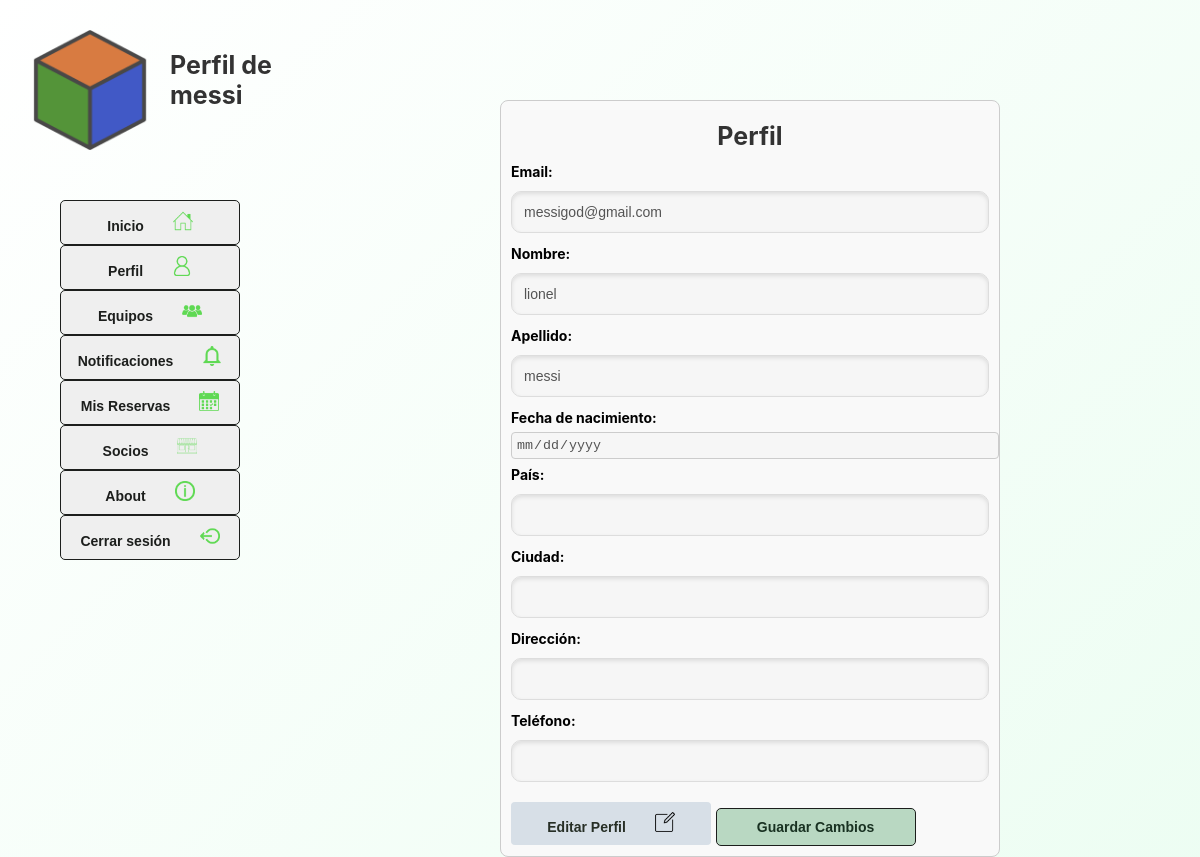
Screenshot of /profile/ (signed in) with the database file from the repository.
### users/models.py (models this page shows, shortened)
class User(AbstractBaseUser, PermissionsMixin):
    email = models.EmailField(unique=True)
    is_active = models.BooleanField(default=True)
    is_staff = models.BooleanField(default=False)
    """Avoid multiple users models creations for each role, simplyfing code mantenance differentiating
    users behavior and autorization."""
    ROLES = (
        ("Customer", "Customer"),
        ("Provider", "Provider"),
    )
    email = models.EmailField(unique=True, max_length=255, verbose_name="email")
    username = models.CharField(unique=True, max_length=150, verbose_name="username")
    password = models.CharField(max_length=128, verbose_name="password")
    first_name = models.CharField(max_length=50, verbose_name="first name")
    last_name = models.CharField(max_length=50, verbose_name="last name")
    birthdate = models.DateField(blank=True, null=True, verbose_name="birthdate")
    country = models.CharField(max_length=50, blank=True, null=True)
    city = models.CharField(max_length=50, verbose_name="city")
    postal_code = models.CharField(max_length=20, blank=True, null=True, verbose_name="postal code")
    address = models.TextField(blank=True, null=True, verbose_name="address")
    phone_number = models.CharField(max_length=15, blank=True, null=True, verbose_name="phone number")
    role = models.CharField(max_length=10, choices=ROLES, default="Customer")
    created_at = models.DateTimeField(default=now)
    updated_at = models.DateTimeField(auto_now=True)
    deleted_at = models.DateTimeField(blank=True, null=True)
    is_active = models.BooleanField(default=True)
    is_staff = models.BooleanField(default=False)
    is_superuser = models.BooleanField(default=False)
    objects = UserManager()
    USERNAME_FIELD = "username"
    REQUIRED_FIELDS = ["email", "first_name", "last_name"]

### users/views.py (the view, shortened to what this page needs)
# urls.py: path('profile/', ProfileTemplateView.as_view(), name='profile'),
@method_decorator(login_required, name='dispatch')
class ProfileTemplateView(View):
    template_name = 'profile.html'
    def get(self, request):
        form = ProfileForm(instance=request.user)
        return render(request, self.template_name, {'form': form})

### users/forms.py
class ProfileForm(forms.ModelForm):
    class Meta:
        model=User
        fields=['address', 'birthdate', 'city', 'country', 'email', 'first_name', 'last_name', 'phone_number', 'postal_code']

### users/templates/profile.html (shortened to what this page needs)
<!DOCTYPE html>
<html lang="en">
<head>
    {% load static %}
    {% load crispy_forms_tags %}
    <link rel="stylesheet" href="{% static 'css/styles.css' %}">
</head>
    <div class="index-top">
        <div class="logo-img">
            <img src="{% static 'components/logo2.png' %}">
        </div>
        <div class="titles-txt">
            <h1>Perfil de {{ user.username }}</h1>
        </div>
    </div>
    <div class="dashboard">
        <nav class="nav">
        <form action="{% url 'home' %}" method="post">
            <button type="submit">
                Inicio
                <img src="{% static 'components/home.png' %}" alt="Inicio" class="home-icon">
            </button>
        </form>
        <form action="{% url 'profile' %}" method="post">
            <button type="submit">
                Perfil
                <img src="{% static 'components/profile.png' %}" alt="Perfil" class="profile-icon">
            </button>
        </form>
        <form action="{% url 'teams' %}" method="post">
            <button type="submit">
                Equipos
                <img src="{% static 'components/teams.png' %}" alt="Equipos" class="teams-icon">
            </button>
        </form>
        <form action="{% url 'notifications' %}" method="post">
            <button type="submit">
                Notificaciones
                <img src="{% static 'components/notifications.png' %}" alt="Notificaciones" class="notifications-icon">
            </button>
        </form>
        <form action="{% url 'mybookings' %}" method="post">
            <button type="submit">
                Mis Reservas
                <img src="{% static 'components/mybookings.png' %}" alt="Mis Reservas" class="mybookings-icon">
            </button>
        </form>
        <form action="{% url 'partnership' %}" method="post">
            <button type="submit">
                Socios
                <img src="{% static 'components/partnership.png' %}" alt="Socios" class="partnership-icon">
            </button>
        </form>
        <form action="{% url 'about' %}" method="post">
            <button type="submit">
                About
                <img src="{% static 'components/about.png' %}" alt="About" class="about-icon">
            </button>
        </form>
        <form action="{% url 'logout' %}" method="post">
            <button type="submit">
                Cerrar sesión
                <img src="{% static 'components/logout.png' %}" alt="Cerrar sesión" class="logout-icon">
            </button>
        </form>
        </nav>
    </div>
<body>
    <div class="profile-info">
        <form action="{% url 'profile' %}" method="post" class="profile-form">
            <h2>Perfil</h2>
            <label for="email">Email:</label>
            <input type="email" name="email" id="email" value="{{ user.email }}" disabled>
            <label for="first_name">Nombre:</label>
            <input type="text" name="first_name" id="first_name" value="{{ user.first_name }}" disabled>
            <label for="last_name">Apellido:</label>
            <input type="text" name="last_name" id="last_name" value="{{ user.last_name }}" disabled>
            <label for="birthdate">Fecha de nacimiento:</label>
            <input type="date" name="birthdate" id="birthdate" value="{{ profile.birthdate }}" disabled>
            <label for="country">País:</label>
            <input type="text" name="country" id="country" value="{{ profile.country }}" disabled>
            <label for="city">Ciudad:</label>
            <input type="text" name="city" id="city" value="{{ profile.city }}" disabled>
            <label for="address">Dirección:</label>
            <input type="text" name="address" id="address" value="{{ profile.address }}" disabled>
            <label for="phone_number">Teléfono:</label>
            <input type="text" name="phone_number" id="phone_number" value="{{ profile.phone_number }}" disabled>
            <button type="button" class="btn btn-secondary" onclick="enableEdit()">
                Editar Perfil
                <img src="{% static 'components/edit.png' %}" alt="Editar Perfil" class="edit-icon">
            </button>
            <button type="submit" class="btn btn-primary" id="save-btn" disabled>
                Guardar Cambios
            </button>
        </form>
    </div>
</body>
</html>

### rows the page displays
User: username "messi", email "messigod@gmail.com", first_name "lionel", last_name "messi"
